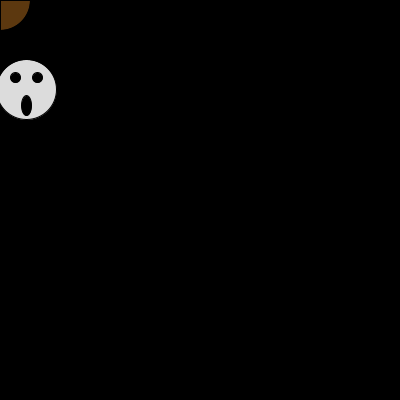
Frame 1 (no input)
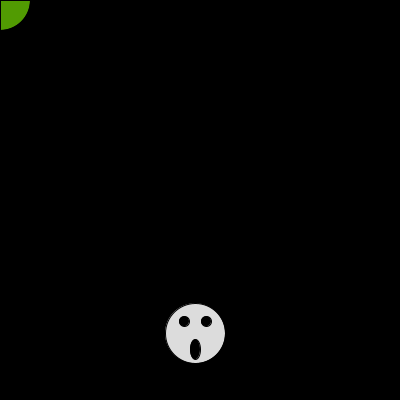
Frame 60 (the mouse pressed at the canvas centre just before this capture)
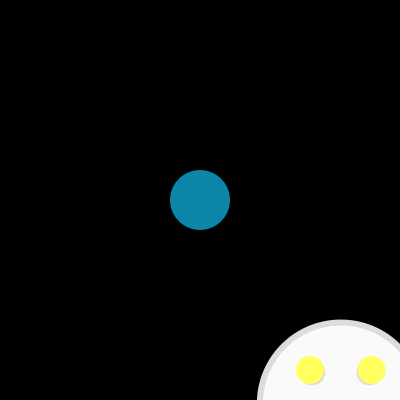
Frame 120 (the mouse held since frame 60 and released just before this capture)

The Processing sketch that drew these frames (run headless with seeded random() and noise(); from frame 60 on, the mouse is pressed at the canvas centre):

// Processing sketch: processing_50224
// ── processing_50224.pde

// Homework #3
// Computing for the Arts with Processing
// Zoe Lu copyright 2012, Pittsburgh PA15213

color c1 = color(255); // white color
color c2 = color(0);   // black color
color c3 = color(255, 255, 93);
color c4 = color(random(255),random(255), random(255));//random color
float x = random(width); //coordination x
float y = random(height); //coordination y
//float x1= mouseX;
//float y1= mouseY;
float xspeed = random(9);
float yspeed = random(9);
int xsize=10;
int ysize=10; 
int space=5;
void setup(){//this only runs once 
  size(400, 400);
}

void draw(){//this will keep running
  background(c2);
  moveObj();
  display();
  action();
}

void moveObj(){
  x+=xspeed;
  y+=yspeed;
  //check if the obj out of the boundary
  if(x>width||x<0){
    xspeed*=-1;
  }
  //check if the obj out of the boundary
  if (y>height||y<0){
    yspeed*=-1;
  }
}

void display(){
  //draw a ghost
  fill(c1,220);
  ellipse(x,y,6*xsize,6*ysize);
  fill(c2);
  ellipse(x+(1.1*xsize),y-(1.2*ysize),xsize,ysize);//draw eye
  ellipse(x-(1.1*xsize),y-(1.2*ysize),xsize,ysize);//draw eye
  ellipse(x,y+(1.6*ysize),xsize,2*ysize);  
  //draw an aim
  fill(random(225),random(225),random(225),190);
  ellipse(mouseX,mouseY,60,60);
  line(mouseX-30,mouseY,mouseX+30,mouseY);
  line(mouseX,mouseY-30,mouseX,mouseY+30);
  
  /*
  //check mouse position when clicking  
  if(mouseX==x|| mouseY==y){
    fill(c2);
    rect(0,0,width,height);
  }
  */
  
}//end display()

//check if the mouse is pressed
void action(){
  if(mousePressed){
    xspeed++;
    yspeed++;
    xsize*=1.1;
    ysize*=1.1;
    //set upper limits of xsize and ysize
    if(xsize>width/7 || ysize>height/7){
      xsize=10;
      ysize=10;
    }
    if(xspeed>15 || yspeed>15){
      xspeed = random(2);
      yspeed = random(2);
    }
    //draw a ghost
    fill(c1,220);
    ellipse(x,y,6*xsize,6*ysize);
    fill(c3);
    noStroke();
    ellipse(x+(1.1*xsize),y-(1.2*ysize),xsize,ysize);//draw eye
    ellipse(x-(1.1*xsize),y-(1.2*ysize),xsize,ysize);//draw eye
    ellipse(x,y+(1.6*ysize),xsize,2*ysize);  
  }//end if(mousePressed)
}//end action()
